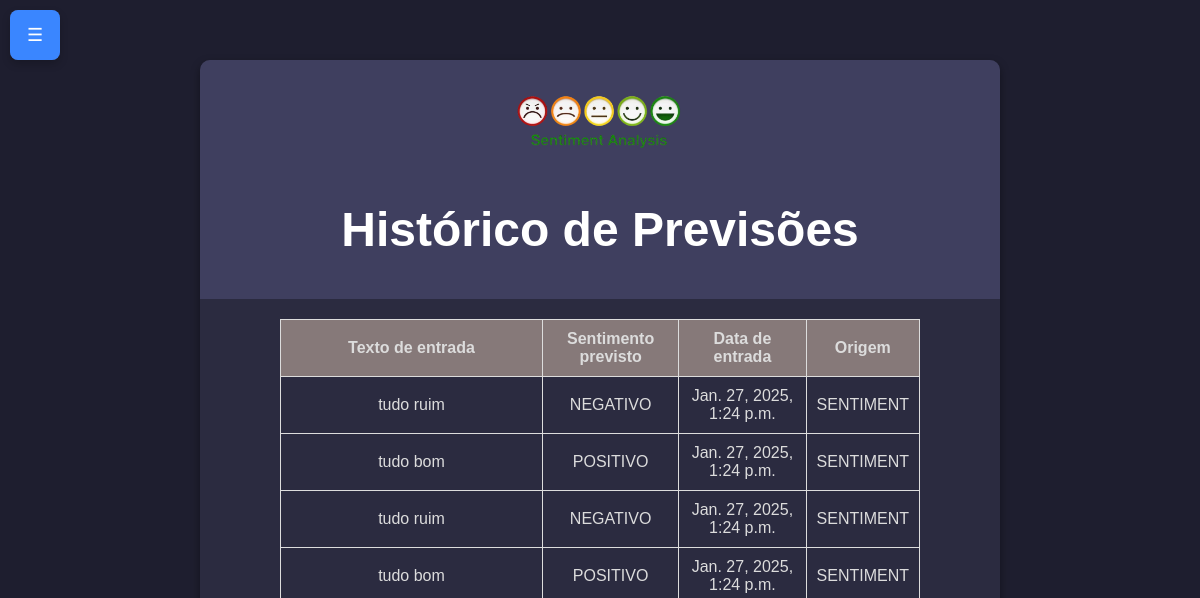
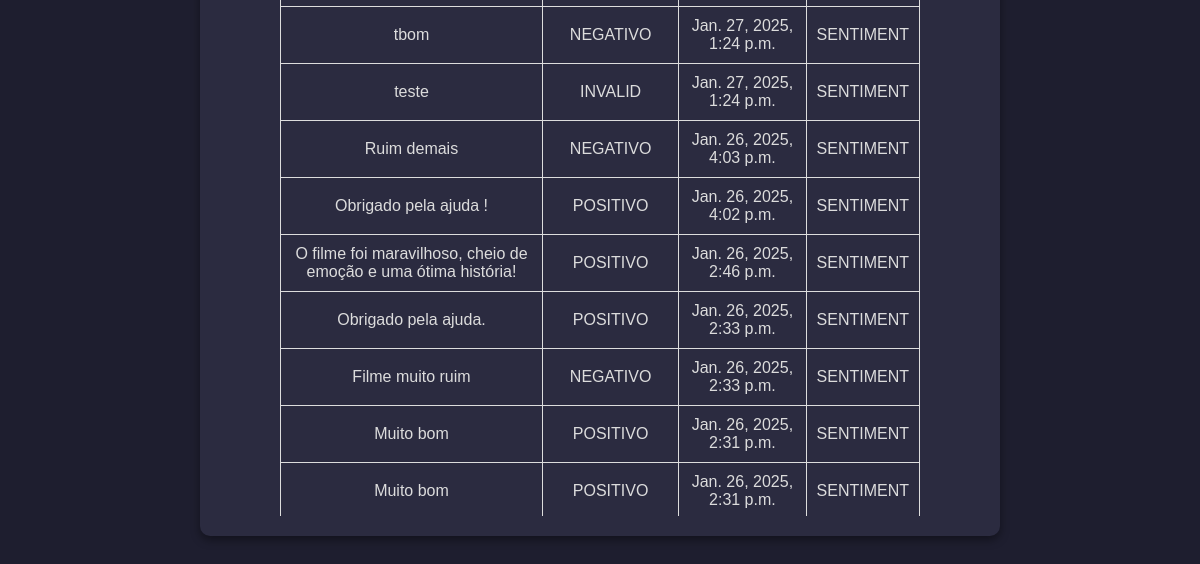
Before: /historico/ with the older database file (2 pictures, top to bottom).
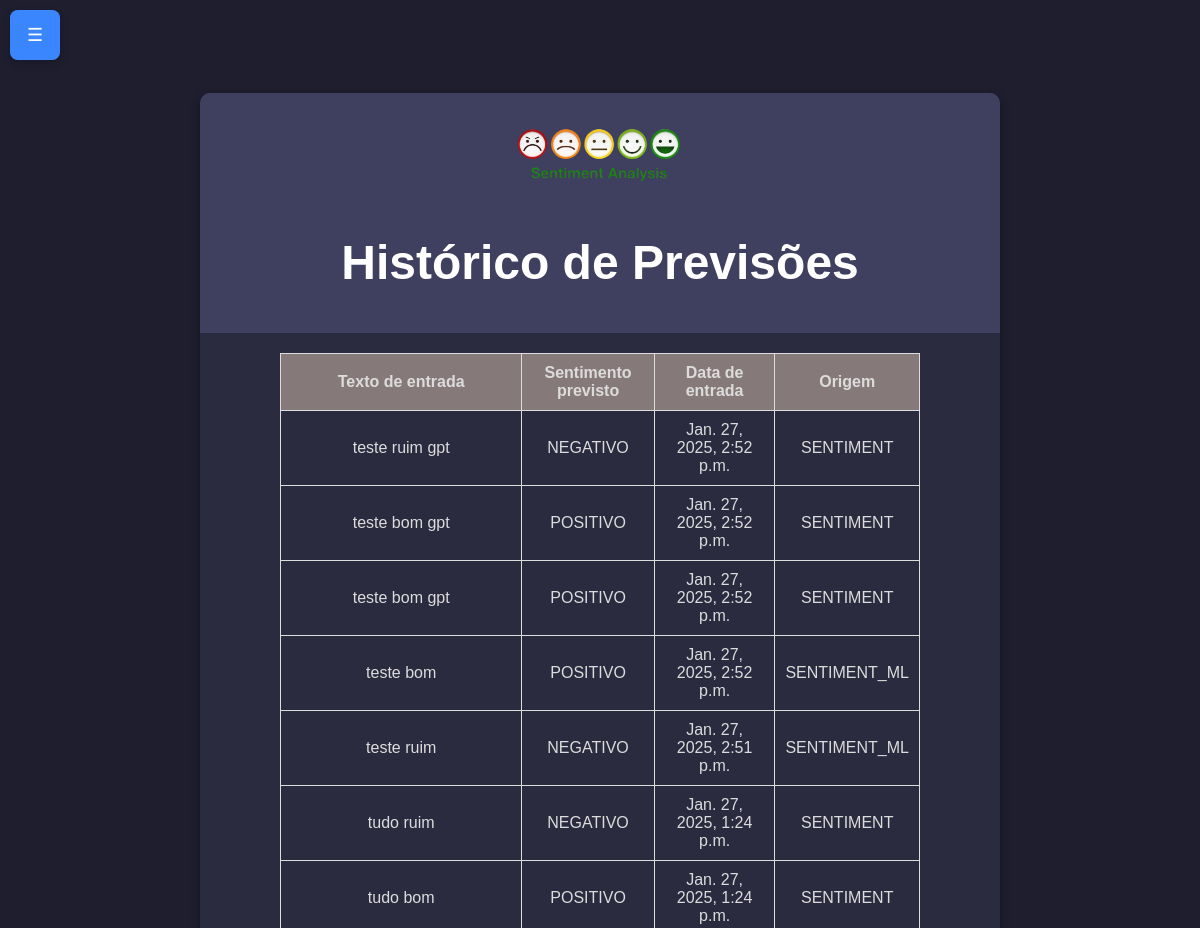
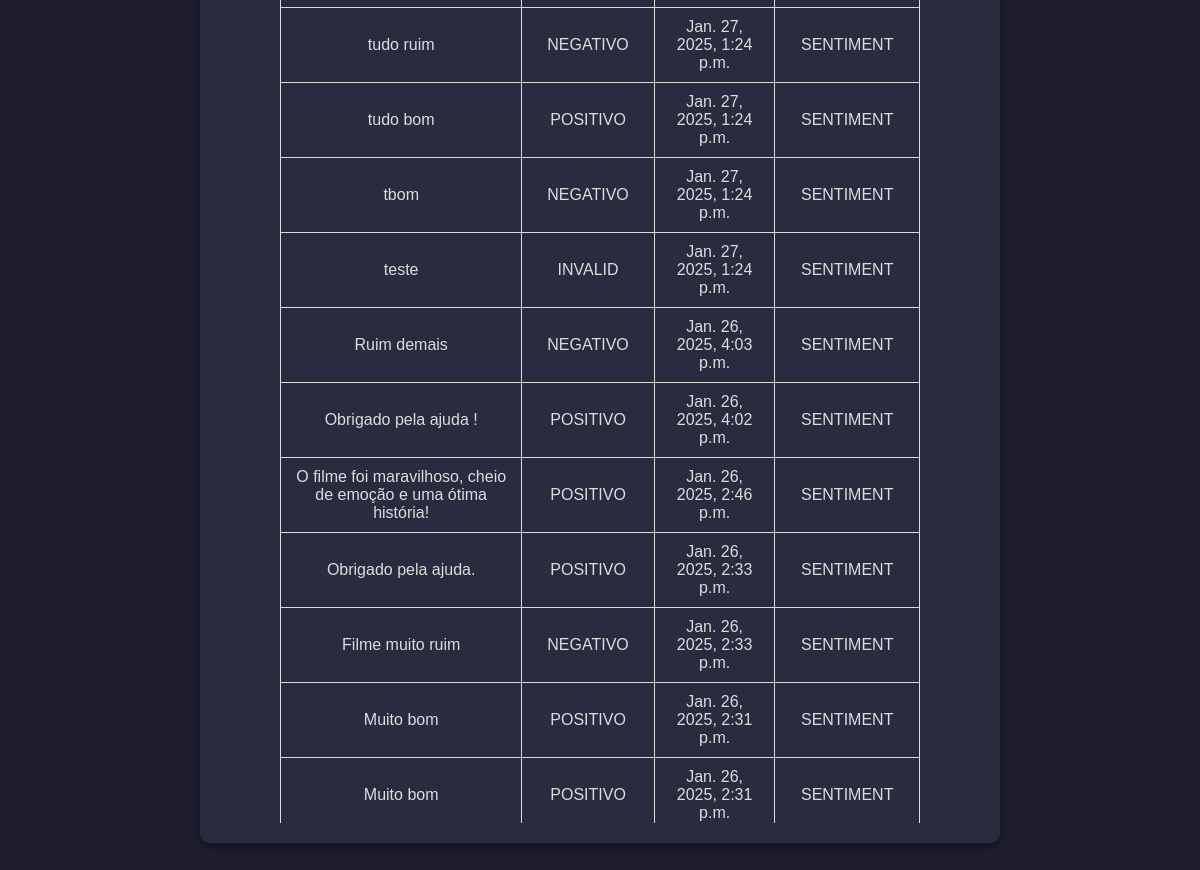
After: the same page with the newer database file (2 pictures, top to bottom).
### sentiment/models.py (models this page shows, shortened)
class PredictionHistory(models.Model):
    text = models.TextField()  # Texto inserido
    sentiment = models.CharField(max_length=50)  # Sentimento previsto
    source = models.CharField(max_length=50, default="sentiment")  # Origem do registro
    created_at = models.DateTimeField(auto_now_add=True)  # Data e hora da previsão

### sentiment/views.py (the view)
# urls.py: path('historico/', views.history, name='historico'),
def history(request):
    predictions = PredictionHistory.objects.all().order_by('-created_at')  # Recupera o histórico
    return render(request, 'sentiment/historico.html', {'predictions': predictions})

### sentiment/templates/sentiment/historico.html (shortened to what this page needs)
<!DOCTYPE html>
<html lang="pt-br">
  <head>
    {% load static %}
    <link rel="stylesheet" href="{% static 'css/script.css' %}" />
  </head>
  <body>
    <div class="expandable-menu">
      <button class="menu-toggle" onclick="toggleMenu()">☰</button>
    </div>
    <div class="chat-container">
      <div class="chat-header">
        <img src="{% static 'img/logosentiment.png' %}" alt="Logo Sentiment" />
        <h1>Histórico de Previsões</h1>
      </div>
      <div class="table-container">
        <table border="1" class="history-table">
          <thead>
            <tr>
              <th>Texto de entrada</th>
              <th>Sentimento previsto</th>
              <th>Data de entrada</th>
              <th>Origem</th>
            </tr>
          </thead>
          <tbody>
            {% for prediction in predictions %}
              <tr>
                <td>{{ prediction.text }}</td>
                <td class="uppercase">{{ prediction.sentiment }}</td>
                <td>{{ prediction.created_at }}</td>
                <td class="uppercase">{{ prediction.source }}</td>
              </tr>
            {% endfor %}
          </tbody>
        </table>
      </div>
    </div>
  </body>
</html>

### sentiment/static/css/script.css (style rules this page uses)
body { font-family: Arial, sans-serif; background-color: #1e1e2f; color: #dcdcdc; margin: 0; padding: 0; display: flex; justify-content: center; align-items: center; height: 100vh; overflow: hidden; }
.expandable-menu { position: fixed; top: 10px; left: 10px; z-index: 1000; background-color: #3f3f5f; border-radius: 8px; box-shadow: 0 4px 8px rgba(0, 0, 0, 0.2); }
.menu-toggle { background-color: #3a86ff; color: white; border: none; font-size: 18px; padding: 10px; cursor: pointer; width: 50px; height: 50px; display: flex; align-items: center; justify-content: center; border-radius: 8px; }
.chat-container { display: flex; flex-direction: column; width: 100%; max-width: 800px; height: 90vh; background-color: #2b2b40; border-radius: 10px; overflow: hidden; box-shadow: 0 4px 10px rgba(0, 0, 0, 0.4); }
.chat-header { padding: 16px; background-color: #3f3f5f; color: #ffffff; font-size: 1.5rem; text-align: center; font-weight: bold; }
.chat-header img { max-height: 100px; margin-bottom: 5px; width: auto; display: block; margin-left: auto; margin-right: auto; }
.chat-header { text-align: center; padding: 10px; }
.expandable-menu { position: fixed; top: 10px; left: 10px; z-index: 1000; background-color: #3f3f5f; border-radius: 8px; box-shadow: 0 4px 8px rgba(0, 0, 0, 0.2); display: flex; align-items: center; }

### sentiment/templates/sentiment/historico.html (style rules this page uses)
.table-container { display: flex; overflow-y: auto; justify-content: center; margin: 20px 0; }
.history-table { border-collapse: collapse; width: 80%; text-align: center; }
.history-table th, .history-table td { padding: 10px; border: 1px solid #ddd; }
.history-table th { background-color: rgb(134, 121, 121); }
.uppercase { text-transform: uppercase; }

Changed rows visible on the page:
added PredictionHistory: text "teste ruim gpt", sentiment "NEGATIVO", created_at "Jan. 27, 2025, 2:52 p.m.", source "SENTIMENT"
added PredictionHistory: text "teste bom gpt", sentiment "POSITIVO", created_at "Jan. 27, 2025, 2:52 p.m.", source "SENTIMENT"
added PredictionHistory: text "teste bom gpt", sentiment "POSITIVO", created_at "Jan. 27, 2025, 2:52 p.m.", source "SENTIMENT"
added PredictionHistory: text "teste bom", sentiment "POSITIVO", created_at "Jan. 27, 2025, 2:52 p.m.", source "SENTIMENT_ML"
added PredictionHistory: text "teste ruim", sentiment "NEGATIVO", created_at "Jan. 27, 2025, 2:51 p.m.", source "SENTIMENT_ML"
